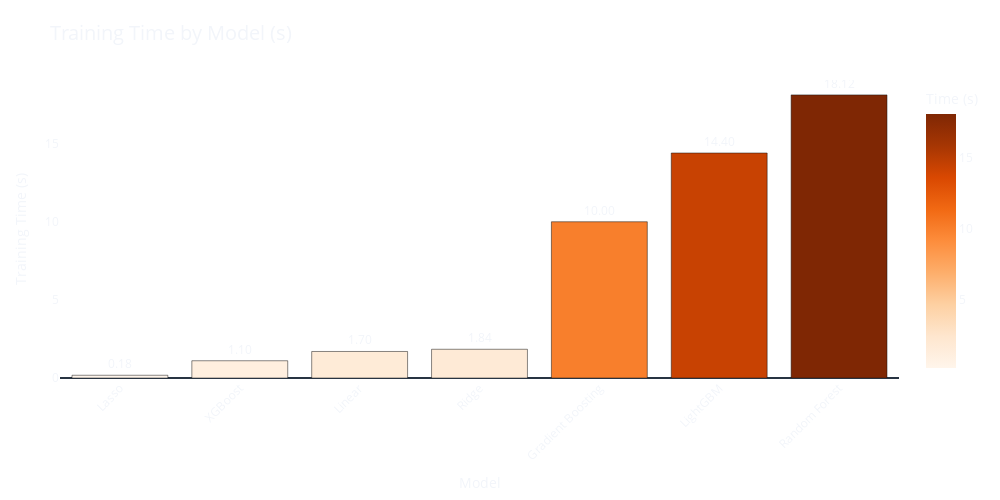

The code cell stored with this chart in its notebook:
### Code cell
fig_time = px.bar(
    metrics_df.sort_values("train_time_s"),  # sort for better comparison
    x='model',
    y='train_time_s',
    title='Training Time by Model (s)',
    text='train_time_s',
    color='train_time_s',
    color_continuous_scale='Oranges',  # Use a warm tone for time
    template='plotly_dark',
    width=1000,
    height=500
)

fig_time.update_traces(
    textposition='outside',
    texttemplate='%{text:.2f}',  # format to 2 decimals
    textfont_size=12
)

fig_time.update_layout(
    xaxis_title='Model',
    yaxis_title='Training Time (s)',
    title_font_size=20,
    xaxis_tickangle=-45,
    showlegend=False,
    plot_bgcolor='rgba(0,0,0,0)',
    paper_bgcolor='rgba(0,0,0,0)',
    xaxis=dict(showgrid=False),
    yaxis=dict(showgrid=False),
    margin=dict(l=60, r=60, t=80, b=80),
    coloraxis_colorbar=dict(title="Time (s)")
)

fig_time.show()

### Figure 1 — Plotly figure (JSON) as saved in the notebook; plotly's stock layout.template omitted (floating-point values rounded to 4 significant figures)
{"data": [{"hovertemplate": "model=%{x}<br>train_time_s=%{marker.color}<extra></extra>", "legendgroup": "", "marker": {"color": [0.1754, 1.105, 1.698, 1.838, 10.0, 14.4, 18.12], "coloraxis": "coloraxis", "pattern": {"shape": ""}}, "name": "", "orientation": "v", "showlegend": false, "text": [0.1754, 1.105, 1.698, 1.838, 10.0, 14.4, 18.12], "textfont": {"size": 12}, "textposition": "outside", "texttemplate": "%{text:.2f}", "type": "bar", "x": ["Lasso", "XGBoost", "Linear", "Ridge", "Gradient Boosting", "LightGBM", "Random Forest"], "xaxis": "x", "y": [0.1754, 1.105, 1.698, 1.838, 10.0, 14.4, 18.12], "yaxis": "y"}], "layout": {"barmode": "relative", "coloraxis": {"colorbar": {"title": {"text": "Time (s)"}}, "colorscale": [[0, "rgb(255,245,235)"], [0.125, "rgb(254,230,206)"], [0.25, "rgb(253,208,162)"], [0.375, "rgb(253,174,107)"], [0.5, "rgb(253,141,60)"], [0.625, "rgb(241,105,19)"], [0.75, "rgb(217,72,1)"], [0.875, "rgb(166,54,3)"], [1, "rgb(127,39,4)"]]}, "height": 500, "legend": {"tracegroupgap": 0}, "margin": {"b": 80, "l": 60, "r": 60, "t": 80}, "paper_bgcolor": "rgba(0,0,0,0)", "plot_bgcolor": "rgba(0,0,0,0)", "showlegend": false, "title": {"font": {"size": 20}, "text": "Training Time by Model (s)"}, "width": 1000, "xaxis": {"anchor": "y", "domain": [0, 1], "showgrid": false, "tickangle": -45, "title": {"text": "Model"}}, "yaxis": {"anchor": "x", "domain": [0, 1], "showgrid": false, "title": {"text": "Training Time (s)"}}}}
